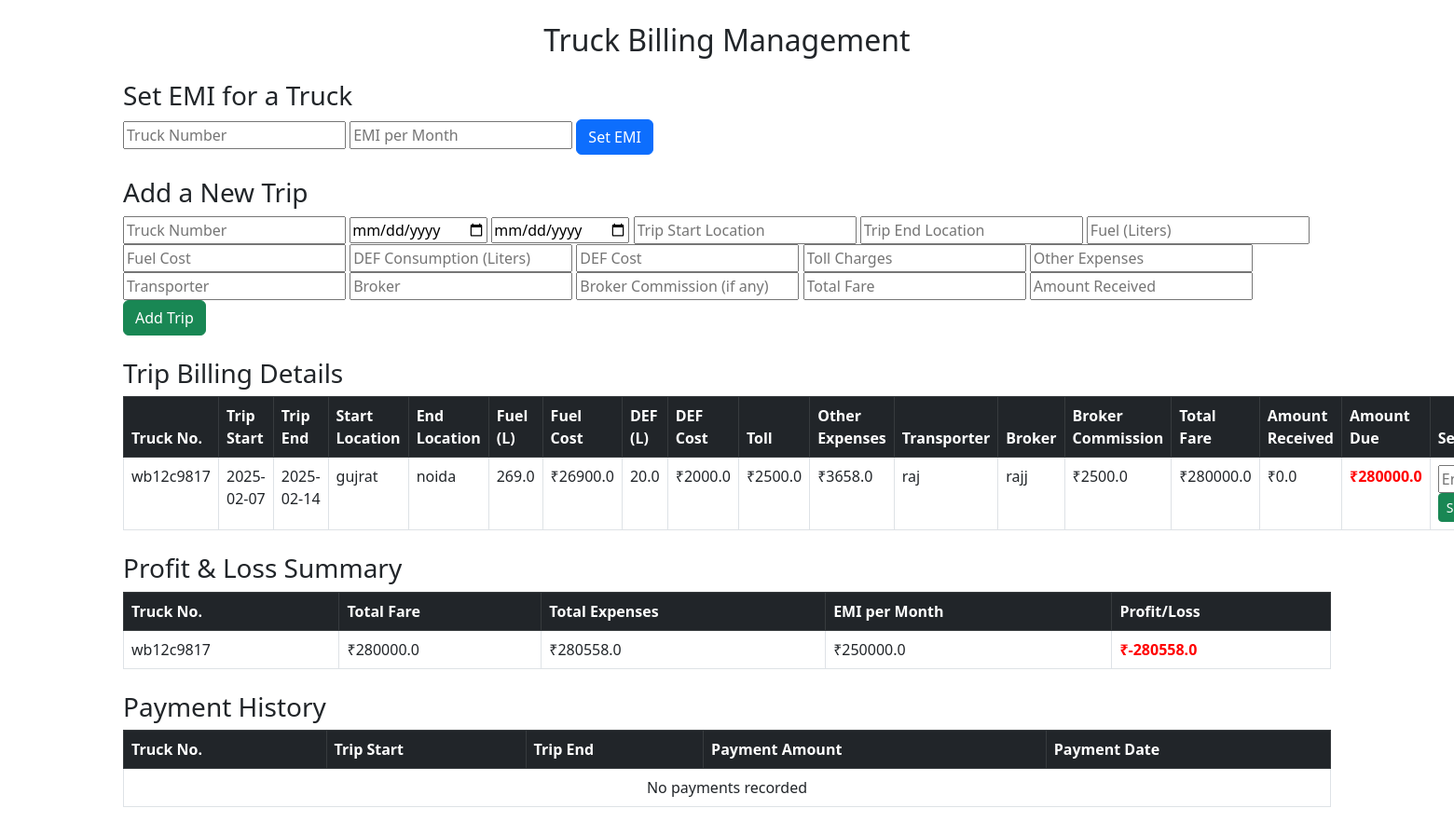
The page / on the database its author committed.
### tables this page shows
CREATE TABLE trips (
                            id INTEGER PRIMARY KEY AUTOINCREMENT,
                            truck_number TEXT NOT NULL,
                            trip_start DATE,
                            trip_end DATE,
                            trip_start_location TEXT,
                            trip_end_location TEXT,
                            fuel_consumed REAL,
                            fuel_cost REAL,
                            def_consumed REAL,
                            def_cost REAL,
                            toll REAL,
                            other_expenses REAL,
                            transporter TEXT,
                            broker TEXT,
                            broker_commission REAL,
                            total_fare REAL,
                            amount_received REAL DEFAULT 0,
                            FOREIGN KEY (truck_number) REFERENCES trucks(truck_number)
                        );

CREATE TABLE trucks (
                            truck_number TEXT PRIMARY KEY,
                            emi_per_month REAL
                        );

### app.py (the view)
@app.route("/")
def home():
    try:
        conn = sqlite3.connect("database.db")
        cursor = conn.cursor()
        cursor.execute("SELECT * FROM trips")
        trips = cursor.fetchall()
        cursor.execute("SELECT truck_number, emi_per_month FROM trucks")
        all_trucks = cursor.fetchall()
        cursor.execute("SELECT truck_number, SUM(fuel_cost), SUM(other_expenses), SUM(total_fare), SUM(amount_received) FROM trips GROUP BY truck_number")
        truck_summary = {row[0]: row[1:] for row in cursor.fetchall()}  # Store in dictionary
        profit_data = []
        for truck in all_trucks:
            truck_number, emi_per_month = truck
            total_fuel_cost, total_other_expenses, total_fare, total_received = truck_summary.get(truck_number, (0, 0, 0, 0))
            total_expenses = total_fuel_cost + total_other_expenses + emi_per_month
            profit = total_received - total_expenses  # Profit based on total received, not just fare
            profit_data.append((truck_number, total_fare, total_expenses, emi_per_month, profit))
        cursor.execute("""
            SELECT p.trip_id, t.truck_number, t.trip_start, t.trip_end, p.payment_amount, p.payment_date
            FROM payments p
            JOIN trips t ON p.trip_id = t.id
            ORDER BY p.payment_date DESC
        """)
        payments = cursor.fetchall()
    except sqlite3.Error as e:
        flash(f"An error occurred while fetching data: {e}", "error")
        trips, profit_data, payments = [], [], []
    finally:
        conn.close()
    return render_template("index.html", trips=trips, profit_data=profit_data, payments=payments)

### templates/index.html (shortened to what this page needs)
<!DOCTYPE html>
<html lang="en">
<head>
    <link rel="stylesheet" href="https://cdn.jsdelivr.net/npm/bootstrap@5.3.0/dist/css/bootstrap.min.css">
</head>
<body>
<div class="container mt-4">
    <h2 class="text-center">Truck Billing Management</h2>
    <h3 class="mt-4">Set EMI for a Truck</h3>
    <form action="/set_emi" method="POST">
        <input type="text" name="truck_number" placeholder="Truck Number" required>
        <input type="number" name="emi_per_month" placeholder="EMI per Month" required>
        <button type="submit" class="btn btn-primary">Set EMI</button>
    </form>
    <h3 class="mt-4">Add a New Trip</h3>
    <form action="/add" method="POST">
        <input type="text" name="truck_number" placeholder="Truck Number" required>
        <input type="date" name="trip_start" required>
        <input type="date" name="trip_end" required>
        <input type="text" name="trip_start_location" placeholder="Trip Start Location" required>
        <input type="text" name="trip_end_location" placeholder="Trip End Location" required>
        <input type="number" name="fuel_consumed" placeholder="Fuel (Liters)" required>
        <input type="number" name="fuel_cost" placeholder="Fuel Cost" required>
        <input type="number" name="def_consumed" placeholder="DEF Consumption (Liters)" required>
        <input type="number" name="def_cost" placeholder="DEF Cost" required>
        <input type="number" name="toll" placeholder="Toll Charges" required>
        <input type="number" name="other_expenses" placeholder="Other Expenses" required>
        <input type="text" name="transporter" placeholder="Transporter" required>
        <input type="text" name="broker" placeholder="Broker" required>
        <input type="number" name="broker_commission" placeholder="Broker Commission (if any)">
        <input type="number" name="total_fare" placeholder="Total Fare" required>
        <input type="number" name="amount_received" placeholder="Amount Received" required>
        <button type="submit" class="btn btn-success">Add Trip</button>
    </form>
    <h3 class="mt-4">Trip Billing Details</h3>
    <table class="table table-bordered">
        <thead class="table-dark">
            <tr>
                <th>Truck No.</th>
                <th>Trip Start</th>
                <th>Trip End</th>
                <th>Start Location</th>
                <th>End Location</th>
                <th>Fuel (L)</th>
                <th>Fuel Cost</th>
                <th>DEF (L)</th>
                <th>DEF Cost</th>
                <th>Toll</th>
                <th>Other Expenses</th>
                <th>Transporter</th>
                <th>Broker</th>
                <th>Broker Commission</th>
                <th>Total Fare</th>
                <th>Amount Received</th>
                <th>Amount Due</th>
                <th>Settle Payment</th>
            </tr>
        </thead>
        <tbody>
            {% if trips %}
                {% for trip in trips %}
                <tr>
                    <td>{{ trip[1] }}</td>
                    <td>{{ trip[2] }}</td>
                    <td>{{ trip[3] }}</td>
                    <td>{{ trip[4] }}</td>
                    <td>{{ trip[5] }}</td>
                    <td>{{ trip[6] }}</td>
                    <td>₹{{ trip[7] }}</td>
                    <td>{{ trip[8] }}</td>
                    <td>₹{{ trip[9] }}</td>
                    <td>₹{{ trip[10] }}</td>
                    <td>₹{{ trip[11] }}</td>
                    <td>{{ trip[12] }}</td>
                    <td>{{ trip[13] }}</td>
                    <td>₹{{ trip[14] }}</td>
                    <td>₹{{ trip[15] }}</td>
                    <td>₹{{ trip[16] }}</td>
                    <td style="color: red; font-weight: bold;">₹{{ trip[15] - trip[16] }}</td>
                    <td>
                        <form action="/settle_due/{{ trip[0] }}" method="POST">
                            <input type="number" name="payment_amount" placeholder="Enter Amount" required>
                            <button type="submit" class="btn btn-success btn-sm">Settle Due</button>
                        </form>
                    </td>
                </tr>
                {% endfor %}
            {% else %}
                <tr>
                    <td colspan="19" class="text-center">No trips available</td>
                </tr>
            {% endif %}
        </tbody>
    </table>
    <h3 class="mt-4">Profit & Loss Summary</h3>
    <table class="table table-bordered">
        <thead class="table-dark">
            <tr>
                <th>Truck No.</th>
                <th>Total Fare</th>
                <th>Total Expenses</th>
                <th>EMI per Month</th>
                <th>Profit/Loss</th>
            </tr>
        </thead>
        <tbody>
            {% if profit_data %}
                {% for profit in profit_data %}
                <tr>
                    <td>{{ profit[0] }}</td>
                    <td>₹{{ profit[1] }}</td>
                    <td>₹{{ profit[2] }}</td>
                    <td>₹{{ profit[3] }}</td>
                    <td style="color: {% if profit[4] < 0 %} red {% else %} green {% endif %}; font-weight: bold;">
                        ₹{{ profit[4] }}
                    </td>
                </tr>
                {% endfor %}
            {% else %}
                <tr>
                    <td colspan="5" class="text-center">No data available</td>
                </tr>
            {% endif %}
        </tbody>
    </table>
    <h3 class="mt-4">Payment History</h3>
    <table class="table table-bordered">
        <thead class="table-dark">
            <tr>
                <th>Truck No.</th>
                <th>Trip Start</th>
                <th>Trip End</th>
                <th>Payment Amount</th>
                <th>Payment Date</th>
            </tr>
        </thead>
        <tbody>
            {% if payments %}
                {% for payment in payments %}
                <tr>
                    <td>{{ payment[1] }}</td>
                    <td>{{ payment[2] }}</td>
                    <td>{{ payment[3] }}</td>
                    <td>₹{{ payment[4] }}</td>
                    <td>{{ payment[5] }}</td>
                </tr>
                {% endfor %}
            {% else %}
                <tr>
                    <td colspan="5" class="text-center">No payments recorded</td>
                </tr>
            {% endif %}
        </tbody>
    </table>
</div>
</body>
</html>

### rows shown on the page
trips: truck_number "wb12c9817", trip_start "2025-02-07", trip_end "2025-02-14", trip_start_location "gujrat", trip_end_location "noida", fuel_consumed "269.0", fuel_cost "26900.0", def_consumed "20.0", def_cost "2000.0", toll "2500.0", other_expenses "3658.0", transporter "raj", broker "rajj", broker_commission "2500.0", total_fare "280000.0", amount_received "0.0", trip[15]-trip[16] "280000.0"
trucks: truck_number "wb12c9817", profit "280000.0", profit "280558.0", emi_per_month "250000.0", profit "-280558.0"
